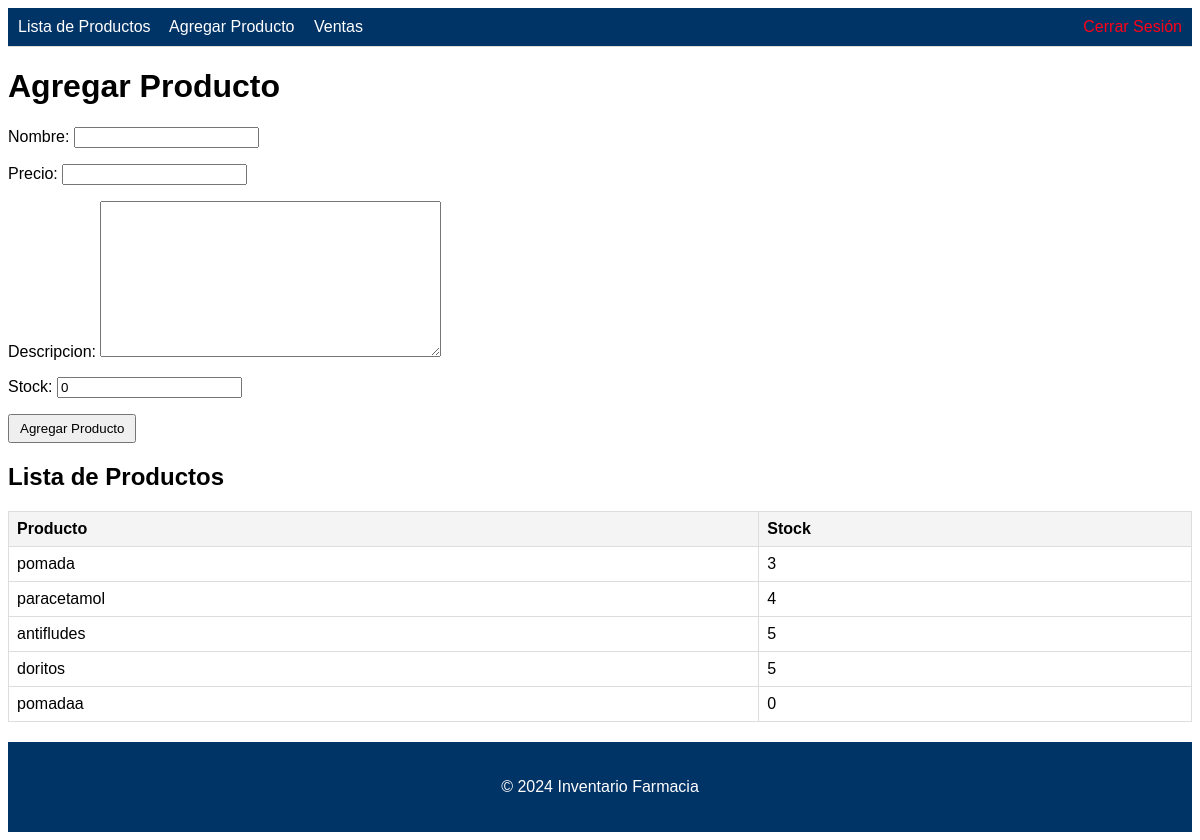
Before: /inventario/ with the older database file.
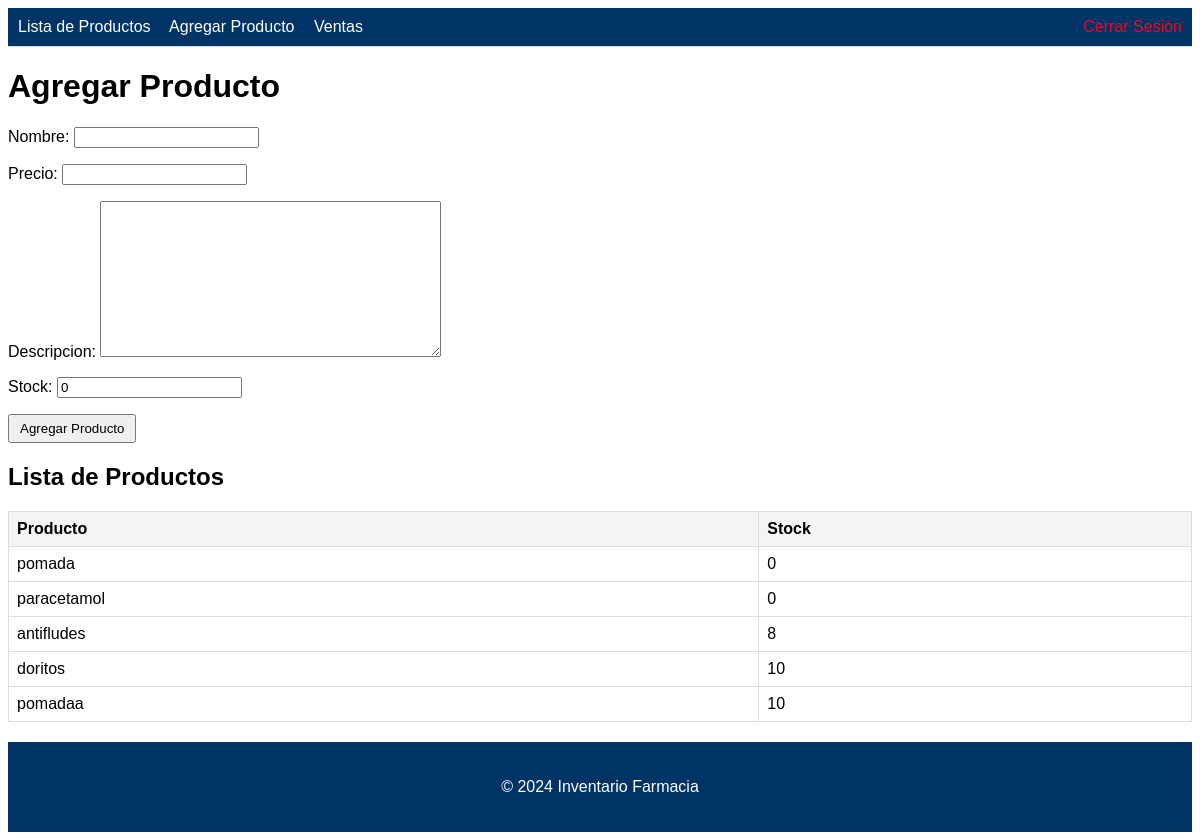
After: the same page with the newer database file.
### productos/models.py (models this page shows, shortened)
class Producto(models.Model):
    nombre = models.CharField(max_length=200,unique=True)
    descripcion = models.TextField()
    precio = models.DecimalField(max_digits=10, decimal_places=2)
    stock = models.IntegerField(default=0)

### productos/views.py (the view)
# urls.py: path('inventario/', views.inventario_view, name='inventario'),  # Ruta al inventario
def inventario_view(request):
    if request.method == 'POST':
        form = ProductoForm(request.POST)
        if form.is_valid():
            form.save()
            return redirect('productos:inventario')  # Redirigir a la misma página para que se muestre el producto agregado
    else:
        form = ProductoForm()
    productos = Producto.objects.all()  # Obtener todos los productos
    return render(request, 'productos/inventario.html', {'form': form, 'productos': productos})

### productos/forms.py (shortened to what this page needs)
class ProductoForm(forms.ModelForm):
    class Meta:
        model = Producto
        fields = ['nombre', 'precio', 'descripcion', 'stock']

### productos/templates/productos/inventario.html (shortened to what this page needs)
<!DOCTYPE html>
<html lang="es">
<head>
</head>
<body>
    <header style="background-color: #003366; padding: 10px; display: flex; justify-content: space-between; align-items: center; border-bottom: 1px solid #ddd;">
        <nav>
            <a href="{% url 'productos:lista_productos' %}" style="margin-right: 15px; text-decoration: none; color: #ffffff;">Lista de Productos</a>
            <a href="{% url 'productos:inventario' %}" style="margin-right: 15px; text-decoration: none; color: #ffffff;">Agregar Producto</a>
            <a href="{% url 'productos:ventas' %}" style="margin-right: 15px; text-decoration: none; color: #ffffff;">Ventas</a>
        </nav>
        <a href="{% url 'productos:logout' %}" style="text-decoration: none; color: #ff0019;">Cerrar Sesión</a>
    </header>
    <h1>Agregar Producto</h1>
    <form method="post">
        {{ form.as_p }}
        <button type="submit">Agregar Producto</button>
    </form>
    <h2>Lista de Productos</h2>
    {% if productos %}
    <table>
        <thead>
            <tr>
                <th>Producto</th>
                <th>Stock</th>
            </tr>
        </thead>
        <tbody>
            {% for producto in productos %}
            <tr>
                <td>{{ producto.nombre }}</td>
                <td>{{ producto.stock }}</td>
            </tr>
            {% endfor %}
        </tbody>
    </table>
    {% else %}
    <p>No hay productos registrados.</p>
    {% endif %}
    <footer>
        <p>&copy; 2024 Inventario Farmacia</p>
    </footer>
</body>
</html>

Changed rows visible on the page:
changed Producto "pomada": stock "3" → "0"
changed Producto "paracetamol": stock "4" → "0"
changed Producto "antifludes": stock "5" → "8"
changed Producto "doritos": stock "5" → "10"
changed Producto "pomadaa": stock "0" → "10"
